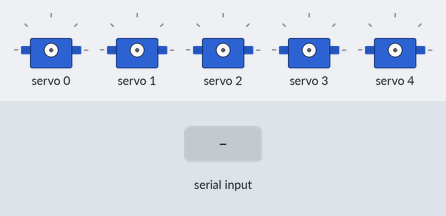
This sketch was run on a simulated Arduino Uno, built with avr-gcc and run on an emulated ATmega328P. Parts: 5 × servo. The inputs (shaded band) are chosen by the test bench.

Above: at 1.2 s.
1.3 s: "90,45\n" received over Serial
2.8 s: "30,150\n" received over Serial
At 3.5 s:
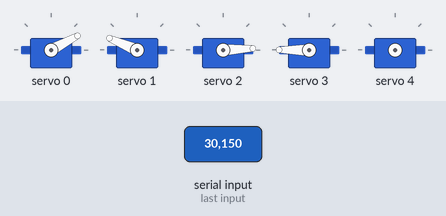
4.3 s: "5\n" received over Serial
At 4.6 s:
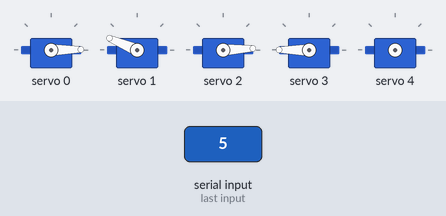
5.8 s: "90\n" received over Serial
At 6.9 s:
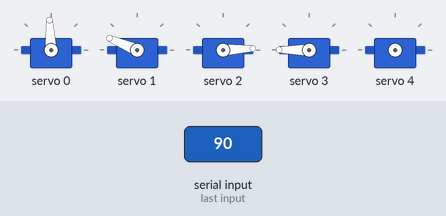
7.3 s: "200\n" received over Serial
At 8.0 s:
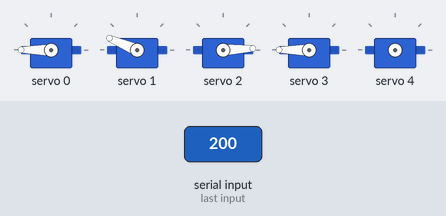
8.8 s: "90,45,200,10,150\n" received over Serial
At 9.3 s:
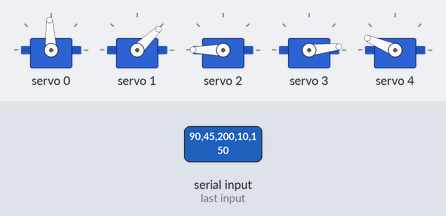
Timing chart, 0 to 11.3 s (numbered marks = the images above; inputs shaded):
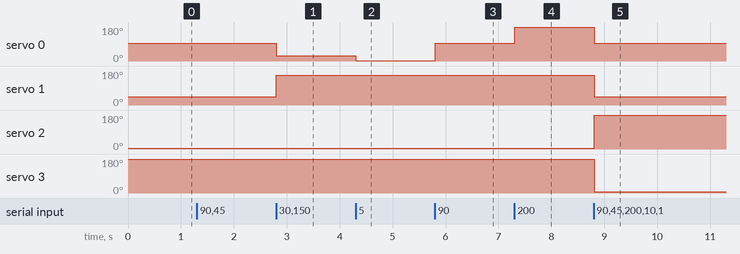

Measured:
- after the input at 2.8 s, servo 0: 93° → 28° at once; servo 1: 44° → 157° at once
- after the input at 4.3 s, servo 0: 28° → 1° at once
- after the input at 5.8 s, servo 0: 1° → 93° at once
- after the input at 7.3 s, servo 0: 93° → 180° at once
- after the input at 8.8 s, servo 0: 180° → 93° at once; servo 1: 157° → 44° at once; servo 2: 3° → 180° at once; servo 3: 180° → 6° at once

The sketch:

Arduino_code.ino
```cpp
#include <Wire.h>
#include <Adafruit_PWMServoDriver.h>

Adafruit_PWMServoDriver pwm = Adafruit_PWMServoDriver();

#define SERVOMIN 102
#define SERVOMAX 512

void setup() {
  Serial.begin(115200);

  pwm.begin();
  pwm.setPWMFreq(50);
}

int angleToPulse(int ang) {
  return map(ang, 0, 180, SERVOMIN, SERVOMAX);
}

void loop() {

  if (Serial.available()) {

    String data = Serial.readStringUntil('\n');

    int t, i, m, r, p;

    sscanf(data.c_str(), "%d,%d,%d,%d,%d",
           &t, &i, &m, &r, &p);

    pwm.setPWM(0, 0, angleToPulse(t));
    pwm.setPWM(1, 0, angleToPulse(i));
    pwm.setPWM(2, 0, angleToPulse(m));
    pwm.setPWM(3, 0, angleToPulse(r));
    pwm.setPWM(4, 0, angleToPulse(p));
  }
}
```
